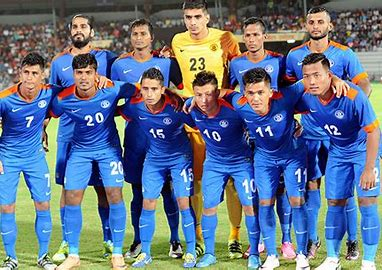
#> input picture Face_recognition/team.jpg, 382 x 270 px, found by its file name
$ jupyter execute check.ipynb
#> lines starting #> are read from the running program, lines starting #| are printed output that depends on the picture; after the words box and inside, x2 and y2 are one past the last pixel; in counts of white or black regions, pixels touching at a corner belong together
[cell 1]
import cv2
print("OpenCV version:", cv2.__version__)

[cell 2]
import cv2

pixels = cv2.imread('team.jpg')
#> pixels is the input picture: shape (270, 382, 3); mean B, G, R 136.2, 115.4, 100.4
classifier = cv2.CascadeClassifier('haarcascade_frontalface_default.xml')


gray = cv2.cvtColor(pixels, cv2.COLOR_BGR2GRAY)
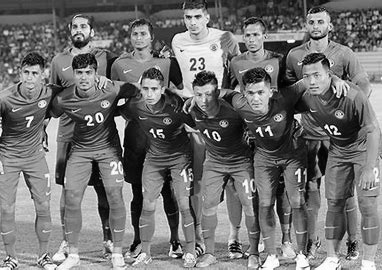
#> gray: shape (270, 382); min 0, max 255, mean 113.3

bboxes = classifier.detectMultiScale(gray, scaleFactor=1.1, minNeighbors=9, minSize=(30, 30))
#> bboxes = ()


for (x, y, width, height) in bboxes:
    cv2.rectangle(pixels, (x, y), (x + width, y + height), (255, 0, 0), 2)
#> this loop made 0 passes

cv2.imshow('Detected Objects', pixels)

cv2.waitKey(0)
cv2.destroyAllWindows()

[cell 3]
import cv2

face_cascade = cv2.CascadeClassifier('haarcascade_frontalface_default.xml')
img = cv2.imread('team.jpg')
gray = cv2.cvtColor(img, cv2.COLOR_BGR2GRAY)

faces = face_cascade.detectMultiScale(
    gray,
    scaleFactor=1.05,
    minNeighbors=3,
    minSize=(30, 30),
    maxSize=(300, 300)
)
#> faces = [[64, 14, 32, 32], [123, 22, 32, 32], [13, 60, 33, 33], [68, 60, 33, 33], [294, 62, 35, 35], [134, 77, 33, 33], [240, 80, 33, 33], [298, 8, 37, 37]]

for (x, y, w, h) in faces:
    cv2.rectangle(img, (x, y), (x + w, y + h), (255, 0, 0), 2)
#> this loop made 8 passes
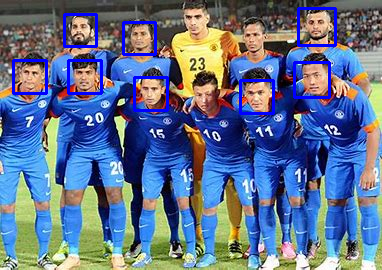
#> img: shape (270, 382, 3); 3.09% of pixels changed, all inside (x1, y1, x2, y2) = (12, 7, 337, 115)

cv2.imshow('img', img)
cv2.waitKey(0)

cv2.destroyAllWindows()

[cell 4]
import cv2

# Load the pre-trained face detector (Haar Cascade)
face_cascade = cv2.CascadeClassifier('haarcascade_frontalface_default.xml')

# Read the image from the file
img = cv2.imread('team.jpg')

# Convert the image to grayscale
gray = cv2.cvtColor(img, cv2.COLOR_BGR2GRAY)
# Optionally, apply histogram equalization for better contrast
gray = cv2.equalizeHist(gray)
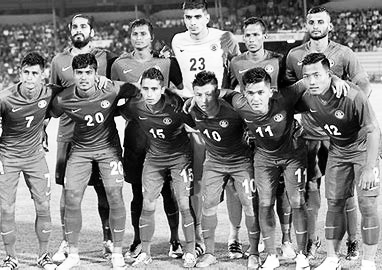
#> gray: shape (270, 382); min 0, max 255, mean 128.1


# Detect faces in the image with modified parameters
faces = face_cascade.detectMultiScale(gray, scaleFactor=1.05, minNeighbors=3)
#> faces = [[180, 7, 27, 27], [301, 11, 30, 30], [66, 16, 27, 27], [126, 23, 27, 27], [239, 25, 26, 26], [16, 62, 28, 28], [70, 62, 28, 28], [136, 79, 28, 28], [241, 82, 30, 30], [296, 63, 33, 33]]

# Draw rectangles around the faces
for (x, y, w, h) in faces:
    cv2.rectangle(img, (x, y), (x + w, y + h), (255, 0, 0), 2)
#> this loop made 10 passes
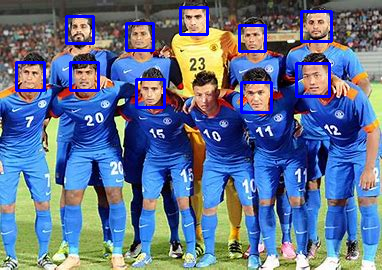
#> img: shape (270, 382, 3); 3.27% of pixels changed, all inside (x1, y1, x2, y2) = (15, 6, 333, 114)

# Display the output image with the detected faces
cv2.imshow('img', img)

# Wait indefinitely for a key press
cv2.waitKey(0)

# Close all OpenCV windows
cv2.destroyAllWindows()

[cell 5]
import cv2

face_cascade = cv2.CascadeClassifier('haarcascade_frontalface_default.xml')
img = cv2.imread('team.jpg')
gray = cv2.cvtColor(img, cv2.COLOR_BGR2GRAY)
gray = cv2.equalizeHist(gray)
faces = face_cascade.detectMultiScale(gray, scaleFactor=1.05, minNeighbors=3)

for (x, y, w, h) in faces:
    cv2.rectangle(img, (x, y), (x + w, y + h), (255, 0, 0), 2)

cv2.imshow('img', img)

# Loop until the window is closed by the user
while cv2.getWindowProperty('img', cv2.WND_PROP_VISIBLE) >= 1:
    if cv2.waitKey(100) & 0xFF == 27:  # Optionally allow exiting with ESC key
        break

cv2.destroyAllWindows()

[cell 6]
import cv2

face_cascade = cv2.CascadeClassifier('haarcascade_frontalface_default.xml')
img = cv2.imread('team.jpg')
gray = cv2.cvtColor(img, cv2.COLOR_BGR2GRAY)
gray = cv2.equalizeHist(gray)
faces = face_cascade.detectMultiScale(gray, scaleFactor=1.05, minNeighbors=3)

for (x, y, w, h) in faces:
    cv2.rectangle(img, (x, y), (x + w, y + h), (255, 0, 0), 2)
    cv2.putText(img, 'Name', (x, y - 10), cv2.FONT_HERSHEY_SIMPLEX, 0.3, (255, 0, 0), 2)
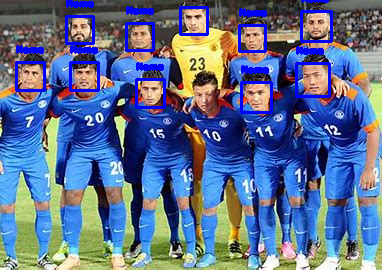
#> img: shape (270, 382, 3); 4.76% of pixels changed, all inside (x1, y1, x2, y2) = (15, 0, 333, 114)

cv2.imshow('img', img)

while cv2.getWindowProperty('img', cv2.WND_PROP_VISIBLE) >= 1:
    if cv2.waitKey(100) & 0xFF == 27:
        break

cv2.destroyAllWindows()

[cell 7]
import cv2

# List of names corresponding to each detected face
names = ['Person 1', 'Person 2', 'Person 3', 'Person 4','Person 5', 'Person 6', 'Person 7', 'Person 8','Person 1', 'Person 2', 'Person 3', 'Person 4','Person 5', 'Person 6', 'Person 7', 'Person 8']  # Add as many names as there are faces

face_cascade = cv2.CascadeClassifier('haarcascade_frontalface_default.xml')
img = cv2.imread('img4.jpeg')
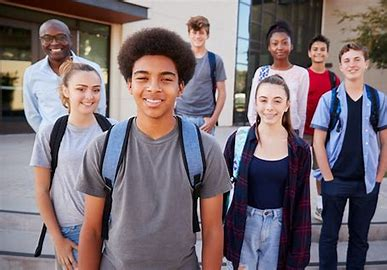
#> input picture Face_recognition/img4.jpeg, 387 x 270 px, found by its file name
#> img is the input picture: shape (270, 387, 3); mean B, G, R 114.4, 107.9, 120.3
gray = cv2.cvtColor(img, cv2.COLOR_BGR2GRAY)
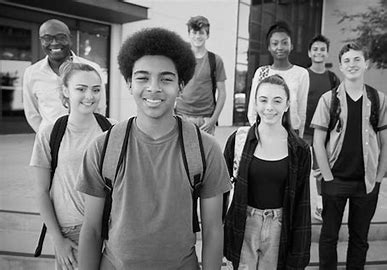
#> gray: shape (270, 387); min 0, max 254, mean 112.3
gray = cv2.equalizeHist(gray)
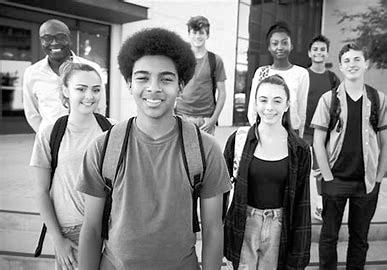
#> gray: shape (270, 387); min 0, max 255, mean 128.1
faces = face_cascade.detectMultiScale(gray, scaleFactor=1.05, minNeighbors=3)
#> faces = [[265, 32, 29, 29], [306, 40, 26, 26], [337, 48, 31, 31], [248, 84, 43, 43], [65, 71, 48, 48], [120, 52, 67, 67]]

# Ensure that the number of names matches the naumber of detected faces
for i, (x, y, w, h) in enumerate(faces):
    cv2.rectangle(img, (x, y), (x + w, y + h), (255, 0, 0), 2)
    cv2.putText(img, names[i], (x, y - 1), cv2.FONT_HERSHEY_SIMPLEX, 0.2, (0, 255, 0), 1)
#> this loop made 6 passes
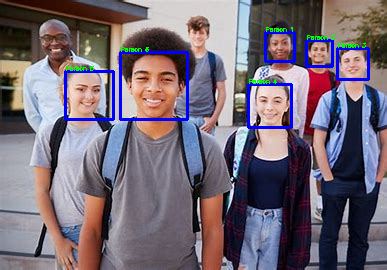
#> img: shape (270, 387, 3); 3.08% of pixels changed, all inside (x1, y1, x2, y2) = (64, 27, 370, 129)

cv2.imshow('img', img)

while cv2.getWindowProperty('img', cv2.WND_PROP_VISIBLE) >= 1:
    if cv2.waitKey(100) & 0xFF == 27:
        break

cv2.destroyAllWindows()

[cell 8]
import cv2
import face_recognition
import pandas as pd
import os
from datetime import datetime

# Directories for student images and group photos
individual_images_dir = r'C:\Users\NIKHAR BEHERA\Anaconda\Face_advr\indi_img'
group_images_dir = r'C:\Users\NIKHAR BEHERA\Anaconda\Face_advr\grp_img'

# Load and encode student images
def load_and_encode_images(directory):
    known_encodings = []
    student_names = []

    for filename in os.listdir(directory):
        if filename.endswith(('.jpg', '.jpeg', '.png')):
            # Load image
            image_path = os.path.join(directory, filename)
            img = face_recognition.load_image_file(image_path)

            # Handle cases with no faces or multiple faces in the image
            try:
                img_encoding = face_recognition.face_encodings(img)[0]
                known_encodings.append(img_encoding)
                student_names.append(os.path.splitext(filename)[0])  # Use the filename without extension as the name
            except IndexError:
                print(f"Warning: No face found in {filename}")

    return known_encodings, student_names

# Recognize faces in group photo
# [62 lines left out: functions recognize_faces_in_group_photo, mark_attendance, draw_bounding_boxes, not called in this run]

# Process group photos and mark attendance
def process_group_photos():
    # Load student images and encode faces
    known_encodings, student_names = load_and_encode_images(individual_images_dir)

    # Process each group photo in the directory
    for filename in os.listdir(group_images_dir):
        if filename.endswith(('.jpg', '.jpeg', '.png')):
            image_path = os.path.join(group_images_dir, filename)
            recognized_names, face_locations = recognize_faces_in_group_photo(image_path, known_encodings, student_names)

            # Mark attendance
            mark_attendance(recognized_names)

            # Draw bounding boxes around recognized faces
            img = cv2.imread(image_path)
            draw_bounding_boxes(img, face_locations, recognized_names)

            # Display the processed image
            cv2.imshow('Attendance', img)
            cv2.waitKey(0)
            cv2.destroyAllWindows()

# Run the attendance marking process
if __name__ == "__main__":
    process_group_photos()
#> (the call stopped at in load_and_encode_images, `img = face_recognition.load_image_file(image_path)`: face_recognition is not available in this run)

# face recognition

[cell 9]
import cv2
import face_recognition
import pandas as pd
import os
from datetime import datetime
import numpy as np

# Directories for student images and group photos
individual_images_dir = r'C:\Users\NIKHAR BEHERA\Anaconda\Face_advr\indi_img'
group_images_dir = r'C:\Users\NIKHAR BEHERA\Anaconda\Face_advr\grp_img'

# Load and encode student images
def load_and_encode_images(directory):
    known_encodings = []
    student_names = []

    for filename in os.listdir(directory):
        if filename.endswith(('.jpg', '.jpeg', '.png')):
            image_path = os.path.join(directory, filename)
            img = face_recognition.load_image_file(image_path)

            try:
                img_encoding = face_recognition.face_encodings(img)[0]
                known_encodings.append(img_encoding)
                student_names.append(os.path.splitext(filename)[0])  # Use the filename without extension as the name
            except IndexError:
                print(f"Warning: No face found in {filename}")

    return known_encodings, student_names

# Apply slight transformations to the image
# [134 lines left out: functions apply_transformations, verify_face, recognize_faces_with_verification, recognize_faces_in_multiple_passes, mark_attendance, draw_bounding_boxes, not called in this run]

# Process group photos and mark attendance
def process_group_photos():
    known_encodings, student_names = load_and_encode_images(individual_images_dir)

    for filename in os.listdir(group_images_dir):
        if filename.endswith(('.jpg', '.jpeg', '.png')):
            image_path = os.path.join(group_images_dir, filename)
            recognized_names, face_locations = recognize_faces_in_group_photo(image_path, known_encodings, student_names)

            mark_attendance(recognized_names)

            img = cv2.imread(image_path)
            draw_bounding_boxes(img, face_locations, recognized_names)

            cv2.imshow('Attendance', img)
            cv2.waitKey(0)
            cv2.destroyAllWindows()

# Run the attendance marking process
if __name__ == "__main__":
    process_group_photos()
#> (the call stopped at in load_and_encode_images, `img = face_recognition.load_image_file(image_path)`: face_recognition is not available in this run)

# updated code for multiple boundaries on face (clustering)

[cell 10]
import cv2
import face_recognition
import pandas as pd
import os
from datetime import datetime
import numpy as np
from scipy.spatial.distance import cdist
import cProfile


# Directories for student images and group photos
individual_images_dir = r'C:\Users\NIKHAR BEHERA\Anaconda\Face_advr\indi_img'
group_images_dir = r'C:\Users\NIKHAR BEHERA\Anaconda\Face_advr\grp_img'

# Load and encode student images
def load_and_encode_images(directory):
    known_encodings = []
    student_names = []

    for filename in os.listdir(directory):
        if filename.endswith(('.jpg', '.jpeg', '.png')):
            image_path = os.path.join(directory, filename)
            img = face_recognition.load_image_file(image_path)

            try:
                img_encoding = face_recognition.face_encodings(img)[0]
                known_encodings.append(img_encoding)
                student_names.append(os.path.splitext(filename)[0])  # Use the filename without extension as the name
            except IndexError:
                print(f"Warning: No face found in {filename}")

    return known_encodings, student_names

# Apply slight transformations to the image
# [124 lines left out: functions apply_transformations, verify_face, recognize_faces_in_group_photo, mark_attendance, draw_bounding_boxes, not called in this run]

# Process group photos and mark attendance
def process_group_photos():
    known_encodings, student_names = load_and_encode_images(individual_images_dir)

    for filename in os.listdir(group_images_dir):
        if filename.endswith(('.jpg', '.jpeg', '.png')):
            image_path = os.path.join(group_images_dir, filename)
            recognized_names, face_locations = recognize_faces_in_group_photo(image_path, known_encodings, student_names)

            mark_attendance(recognized_names)

            img = cv2.imread(image_path)
            draw_bounding_boxes(img, face_locations, recognized_names)

            cv2.imshow('Attendance', img)
            cv2.waitKey(0)
            cv2.destroyAllWindows()

# Run the attendance marking process
if __name__ == "__main__":
    process_group_photos()
#> (the call stopped at in load_and_encode_images, `img = face_recognition.load_image_file(image_path)`: face_recognition is not available in this run)
    # cProfile.run('process_group_photos()')

# modify excel file

[cell 11]
import cv2
import face_recognition
import pandas as pd
import os
from datetime import datetime
import numpy as np
from scipy.spatial.distance import cdist
import cProfile


# Directories for student images and group photos
individual_images_dir = r'C:\Users\NIKHAR BEHERA\Anaconda\Face_advr\indi_img'
group_images_dir = r'C:\Users\NIKHAR BEHERA\Anaconda\Face_advr\grp_img'

# Load and encode student images
def load_and_encode_images(directory):
    known_encodings = []
    student_names = []

    for filename in os.listdir(directory):
        if filename.endswith(('.jpg', '.jpeg', '.png')):
            image_path = os.path.join(directory, filename)
            img = face_recognition.load_image_file(image_path)

            try:
                img_encoding = face_recognition.face_encodings(img)[0]
                known_encodings.append(img_encoding)
                student_names.append(os.path.splitext(filename)[0])  # Use the filename without extension as the name
            except IndexError:
                print(f"Warning: No face found in {filename}")

    return known_encodings, student_names

# Apply slight transformations to the image
# [152 lines left out: functions apply_transformations, verify_face, recognize_faces_in_group_photo, mark_attendance, draw_bounding_boxes, not called in this run]

# Process group photos and mark attendance
def process_group_photos():
    known_encodings, student_names = load_and_encode_images(individual_images_dir)

    for filename in os.listdir(group_images_dir):
        if filename.endswith(('.jpg', '.jpeg', '.png')):
            image_path = os.path.join(group_images_dir, filename)
            recognized_names, face_locations = recognize_faces_in_group_photo(image_path, known_encodings, student_names)

            mark_attendance(recognized_names)

            img = cv2.imread(image_path)
            draw_bounding_boxes(img, face_locations, recognized_names)

            cv2.imshow('Attendance', img)
            cv2.waitKey(0)
            cv2.destroyAllWindows()

# Run the attendance marking process
if __name__ == "__main__":
    process_group_photos()
#> (the call stopped at in load_and_encode_images, `img = face_recognition.load_image_file(image_path)`: face_recognition is not available in this run)
